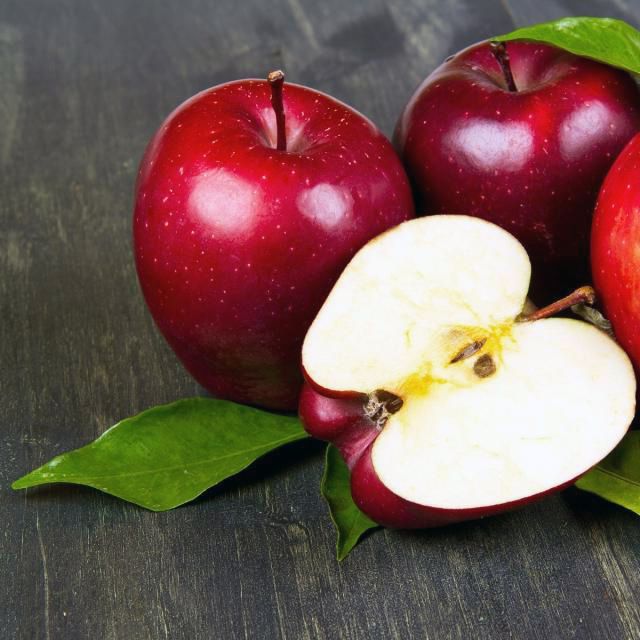
#> input picture lab3/test_dataset/Apple/1.jpg, 640 x 640 px, given in place of video_2.mp4, which was not available
$ jupyter execute tracking.ipynb
#> lines starting #> are read from the running program, lines starting #| are printed output that depends on the picture; after the words box and inside, x2 and y2 are one past the last pixel; in counts of white or black regions, pixels touching at a corner belong together; pictures that were not available may be replaced by others from this repository, and a replacement may not be noted
[cell 1]
import cv2 as cv
import numpy as np

NAME = "video_2.mp4"
VIDEO_PATH = "test-videos/"  + f"{NAME}"
OUT_PATH   = "results/" + "t1_" + f"{NAME}"

MAX_CORNERS   = 1000
MIN_INLIERS_LK = 20

[cell 2]
clahe   = cv.createCLAHE(clipLimit=2.0, tileGridSize=(8, 8))
det     = cv.AKAZE_create()
matcher = cv.BFMatcher(cv.NORM_HAMMING)

def prep(gray):
    return clahe.apply(gray)

def reseed_klt(gray, corners):
    mask = np.zeros(gray.shape[:2], np.uint8)
    cv.fillPoly(mask, [corners.reshape(-1,2).astype(np.int32)], 255)
    return cv.goodFeaturesToTrack(gray, MAX_CORNERS, 0.01, 7, blockSize=7, mask=mask)

# [13 lines left out: function redetect, not called in this run]

[cell 3]
cap = cv.VideoCapture(VIDEO_PATH)
ok, frame0 = cap.read()
#> frame0 is the input picture: shape (640, 640, 3); mean B, G, R 83.6, 90.4, 117.4

H, W = frame0.shape[:2]
fps = cap.get(cv.CAP_PROP_FPS) or 30
writer = cv.VideoWriter(OUT_PATH, cv.VideoWriter_fourcc(*"mp4v"), fps, (W, H))

gray0 = cv.cvtColor(frame0, cv.COLOR_BGR2GRAY)
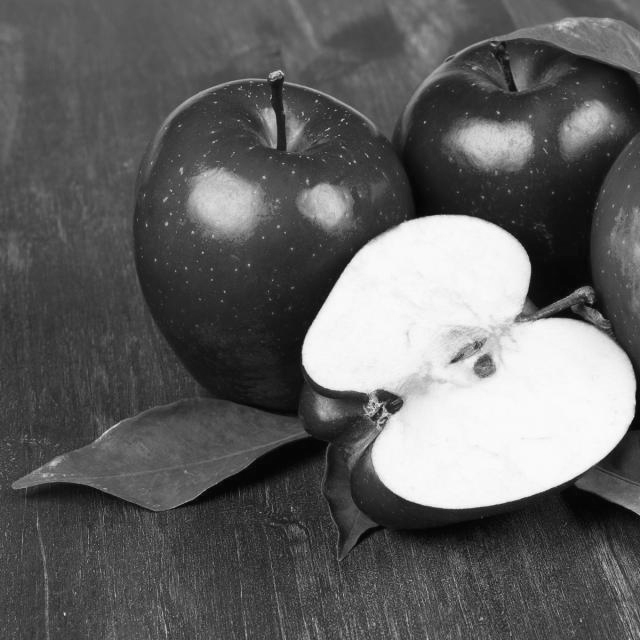
#> gray0: shape (640, 640); min 4, max 252, mean 97.7
kp0, des0 = det.detectAndCompute(prep(gray0), None)
#> in prep, `return clahe.apply(gray)`:
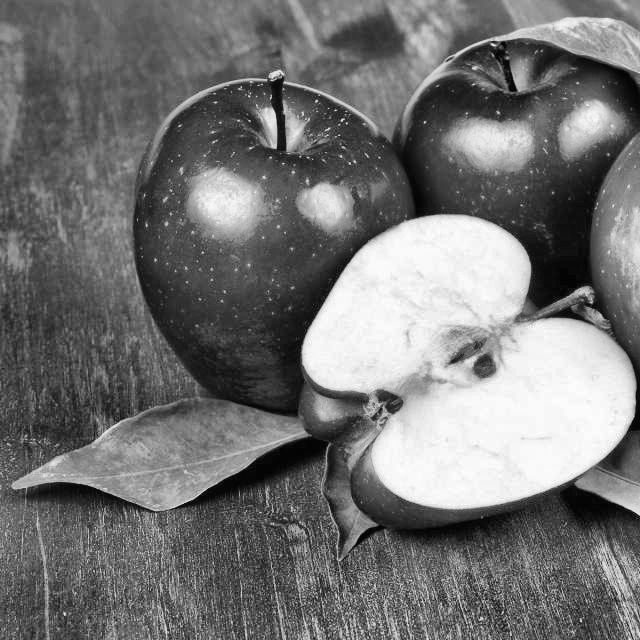
#> returned value: shape (640, 640); min 2, max 253, mean 115.2
#> kp0 = 962 keypoints; strongest (x, y, size): (485, 367, 16.1), (391, 402, 16.1), (267, 116, 11.4), (323, 360, 32.3)

corners0 = np.float32([[0,0],[W-1,0],[W-1,H-1],[0,H-1]]).reshape(-1,1,2)
corners  = corners0.copy()

prev_gray = gray0
p_prev = reseed_klt(prev_gray, corners)
#> p_prev = 1000 rows, first 8: [381, 405], [385, 413], [379, 424], [371, 405], [273, 146], [367, 413], [270, 78], [281, 75]
lost = False

[cell 4]
while True:
    ok, frame = cap.read()
    if not ok:
        break

    gray = cv.cvtColor(frame, cv.COLOR_BGR2GRAY)

    if not lost:

        if p_prev is None or len(p_prev) < 8:
            lost = True
        else:
            p_next, st, _  = cv.calcOpticalFlowPyrLK(prev_gray, gray, p_prev, None, )
#> p_next has the same summary as p_prev; st = 1000 values from 1 to 1
            p_back, st2, _ = cv.calcOpticalFlowPyrLK(gray, prev_gray, p_next, None, )
#> p_back has the same summary as p_prev; st2 = 1000 values from 1 to 1

            fb = np.linalg.norm(p_prev - p_back, axis=2).ravel()
#> fb = 1000 values from 0 to 0
            good = (st.ravel() == 1) & (st2.ravel() == 1)

            p0g = p_prev[good]
#> p0g has the same summary as p_prev
            p1g = p_next[good]
#> p1g has the same summary as p_prev

            if len(p0g) >= 8:
                Hm, inl = cv.findHomography(p0g, p1g, cv.RANSAC, 3.0)
#> Hm = [[1, -2.79e-16, -7.04e-14], [1.18e-16, 1, -5.35e-13], [-2.65e-19, -9.95e-19, 1]]; inl = 1000 values from 1 to 1
                if Hm is not None and inl is not None and int(inl.sum()) >= MIN_INLIERS_LK:
                    inl = inl.ravel().astype(bool)
                    corners = cv.perspectiveTransform(corners, Hm)
#> corners = [[-7.04e-14, -5.35e-13], [639, -4.6e-13], [639, 639], [-2.48e-13, 639]]
                    p_prev = p1g[inl].reshape(-1,1,2)
                    prev_gray = gray
                else:
                    lost = True
            else:
                lost = True

    if lost:
        Habs = redetect(gray)
        if Habs is not None:
            corners = cv.perspectiveTransform(corners0, Habs)
            p_prev = reseed_klt(gray, corners)
            prev_gray = gray
            lost = False

    cv.polylines(frame, [corners.reshape(-1,2).astype(np.int32)], True, (0,255,0) if not lost else (0,0,255), 3)
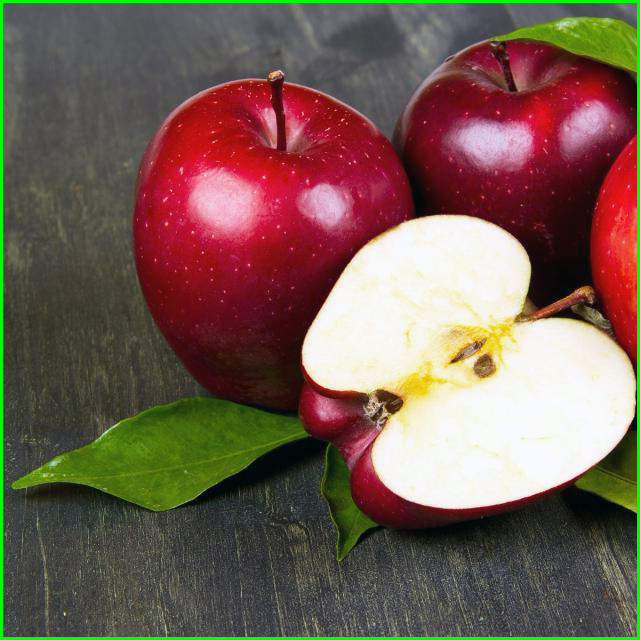
#> frame: shape (640, 640, 3); 1.87% of pixels changed, all inside (x1, y1, x2, y2) = (0, 0, 640, 640)
    writer.write(frame)

cap.release()
writer.release()
print("Saved:", OUT_PATH)

$ run again, on lab3/test_dataset/Apple/10.jpg
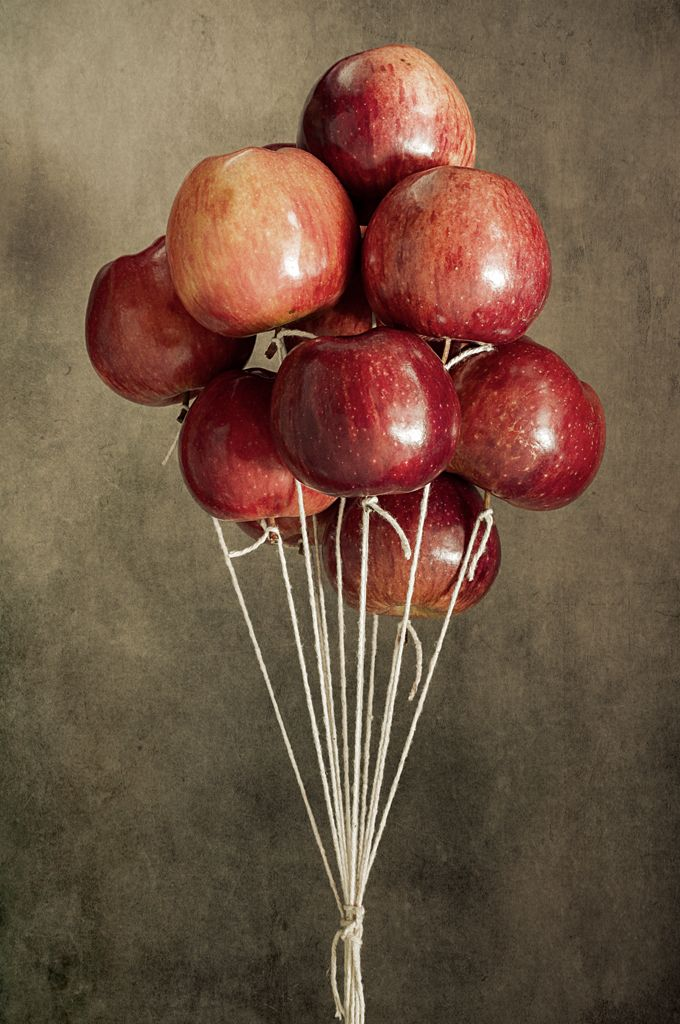
#> input picture lab3/test_dataset/Apple/10.jpg, 680 x 1024 px, given in place of video_2.mp4, which was not available
#> frame0 is the input picture: shape (1024, 680, 3); mean B, G, R 68.2, 86.5, 113.2
#> in prep, `return clahe.apply(gray)`:
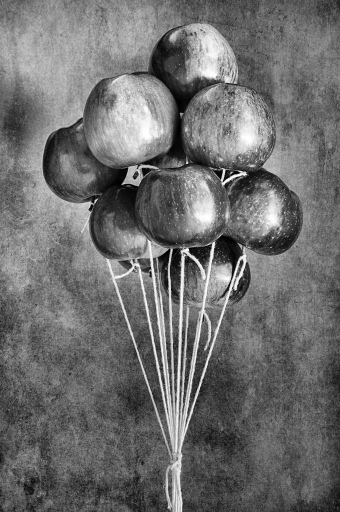
#> returned value: shape (1024, 680) (shown at 1/2 size); min 0, max 255, mean 110.1
#> kp0 = 2221 keypoints; strongest (x, y, size): (370, 502, 11.4), (488, 347, 8.1), (485, 347, 11.4), (489, 347, 5.7)
#> mask: shape (1024, 680); every value is 255
#> p_prev = 1000 rows, first 8: [370, 510], [445, 366], [374, 499], [447, 339], [470, 578], [271, 533], [490, 347], [483, 518]
#> p_next has the same summary as p_prev; st = 1000 values from 1 to 1
#> p_back has the same summary as p_prev
#> fb = 1000 values from 0 to 0
#> p0g has the same summary as p_prev
#> p1g has the same summary as p_prev
#> Hm = [[1, -8.02e-16, 7.32e-13], [-7.79e-16, 1, 9.65e-13], [-1.3e-18, -2.01e-18, 1]]; inl = 1000 values from 1 to 1
#> `corners = cv.perspectiveTransform(corners, Hm)`: corners = [[7.32e-13, 9.65e-13], [679, 4.36e-13], [679, 1023], [-8.81e-14, 1023]]
#> `cv.polylines(frame, [corners.reshape(-1,2).astype(np.int32)], True, (0..`:
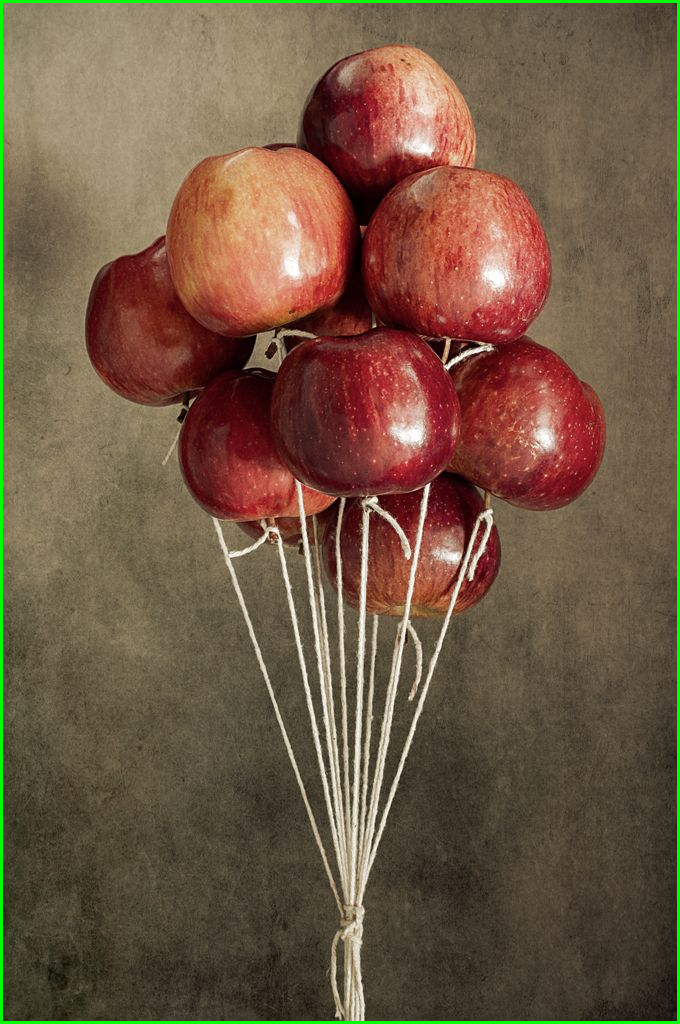
#> frame: shape (1024, 680, 3); 1.46% of pixels changed, all inside (x1, y1, x2, y2) = (0, 0, 680, 1024)

$ run again, on lab3/test_dataset/Apple/2.jpg
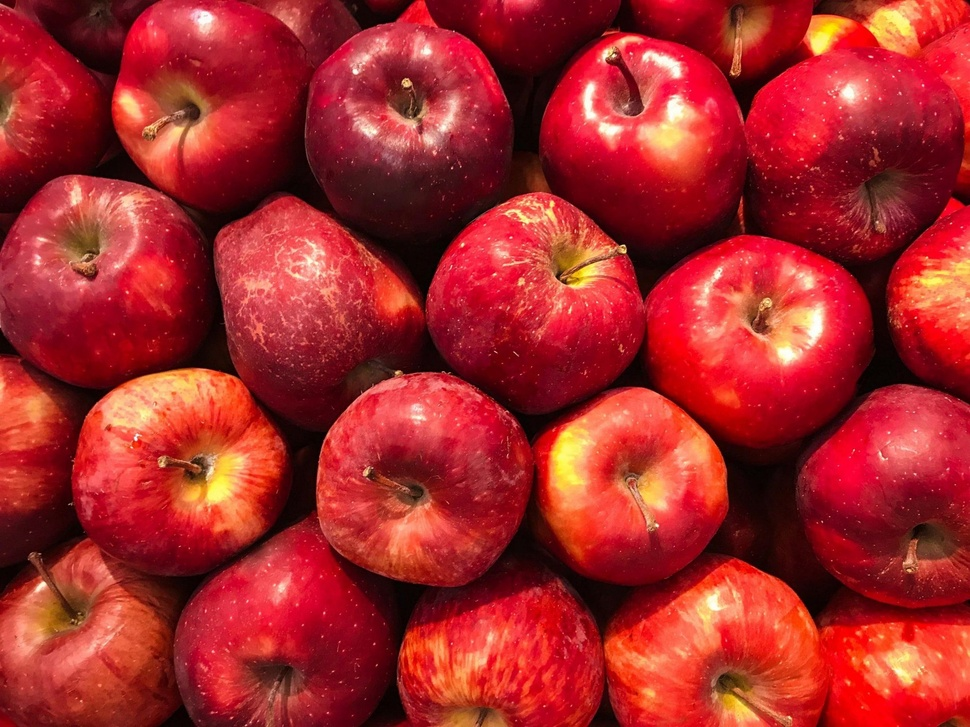
#> input picture lab3/test_dataset/Apple/2.jpg, 970 x 727 px, shrunk from 2048 x 1536 before the run, given in place of video_2.mp4, which was not available
#> frame0 is the input picture: shape (727, 970, 3); mean B, G, R 41.2, 40.2, 165.4
#> in prep, `return clahe.apply(gray)`:
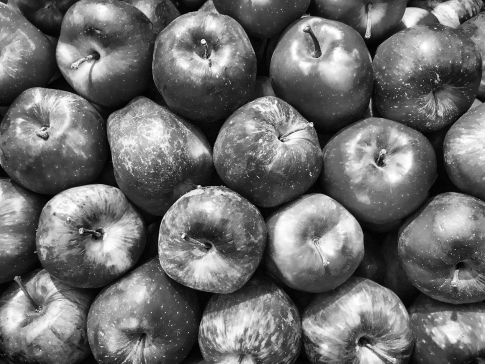
#> returned value: shape (727, 970) (shown at 1/2 size); min 0, max 255, mean 109.2
#> kp0 = 2750 keypoints; strongest (x, y, size): (406, 83, 8.1), (406, 82, 5.7), (193, 113, 11.4), (622, 249, 5.7)
#> mask: shape (727, 970); every value is 255
#> p_prev = 1000 rows, first 8: [623, 247], [410, 84], [614, 54], [355, 72], [137, 437], [397, 373], [732, 72], [161, 464]
#> p_next has the same summary as p_prev; st = 1000 values from 1 to 1
#> p_back has the same summary as p_prev
#> fb = 1000 values from 0 to 0
#> p0g has the same summary as p_prev
#> p1g has the same summary as p_prev
#> Hm = [[1, 4.31e-16, -2.45e-13], [-1.53e-16, 1, -3.23e-13], [-8.43e-19, 6.11e-19, 1]]; inl = 1000 values from 1 to 1
#> `corners = cv.perspectiveTransform(corners, Hm)`: corners = [[-2.45e-13, -3.23e-13], [969, -4.71e-13], [969, 726], [6.79e-14, 726]]
#> `cv.polylines(frame, [corners.reshape(-1,2).astype(np.int32)], True, (0..`:
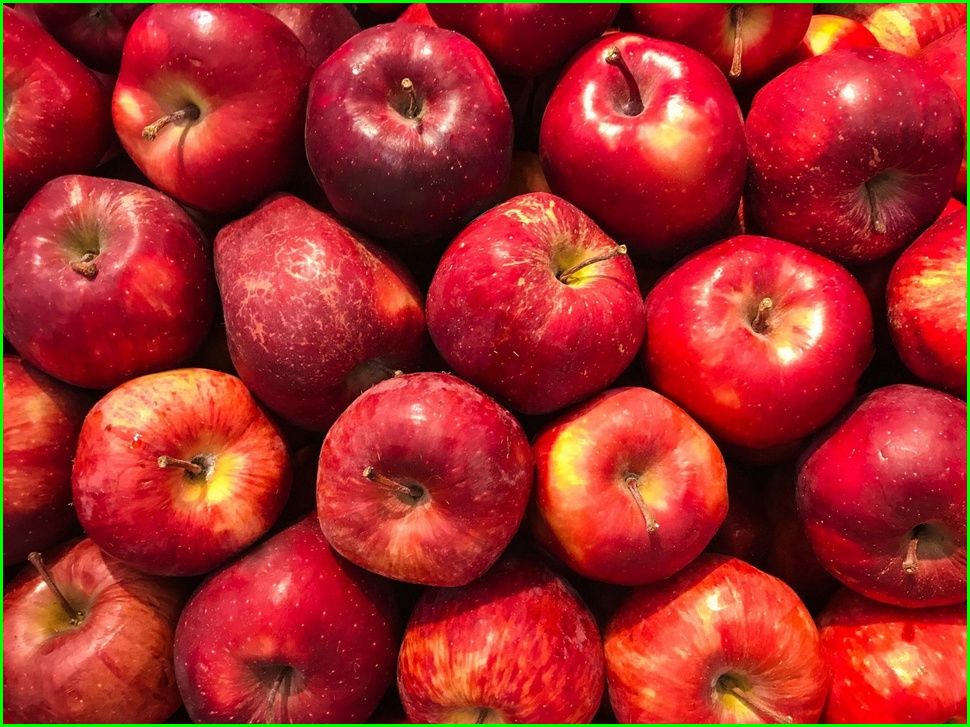
#> frame: shape (727, 970, 3); 1.44% of pixels changed, all inside (x1, y1, x2, y2) = (0, 0, 970, 727)
